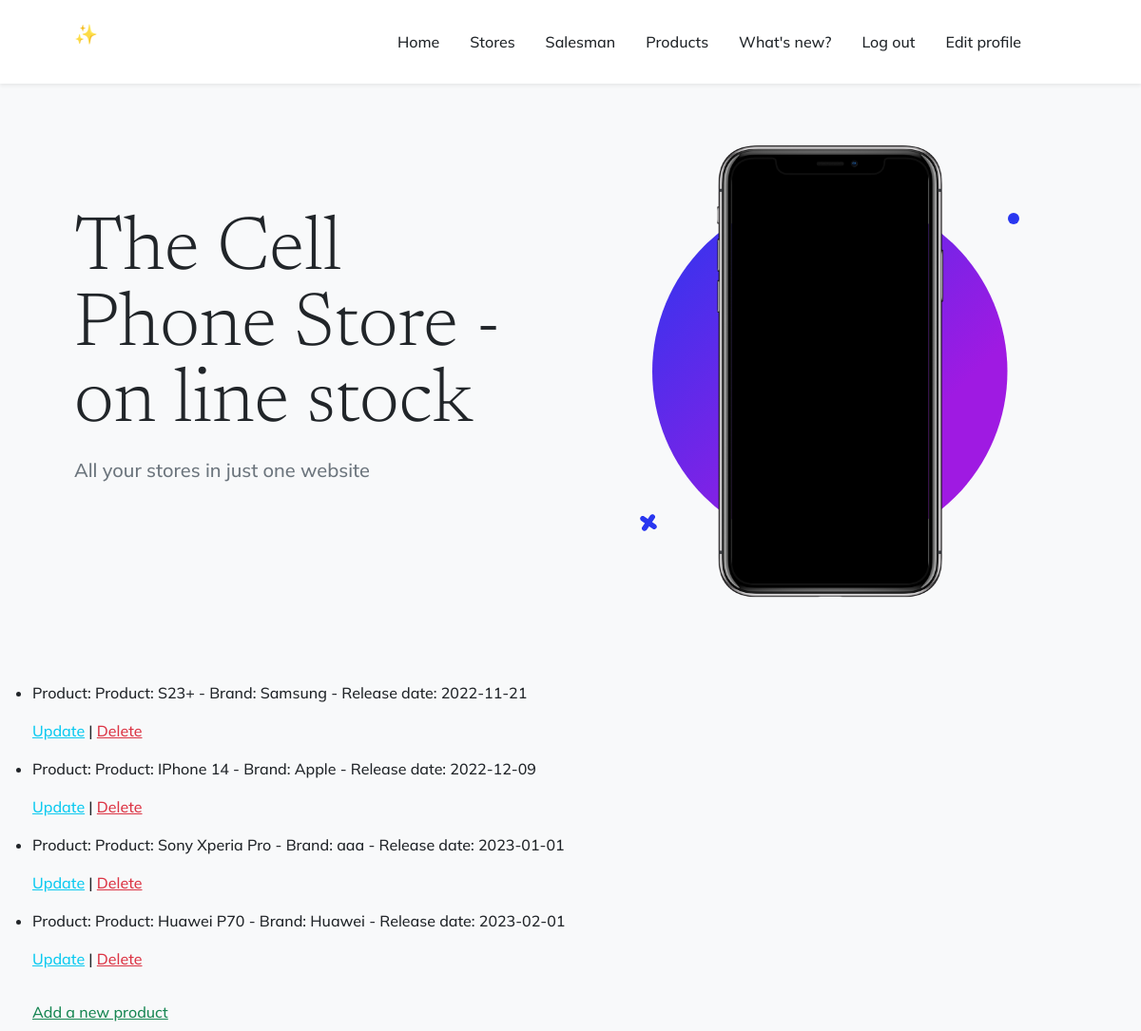
Screenshot of /App/nuevos_productos (signed in) with the database file from the repository.
### App/models.py (models this page shows)
class Nuevos_Productos(models.Model):
    product= models.CharField(max_length=30)
    brand= models.CharField(max_length=30)
    release_date= models.DateField()
    class Meta:
        verbose_name_plural = "Nuevos Productos"
    def __str__(self):
        return f"Product: {self.product} - Brand: {self.brand} - Release date: {self.release_date}"

### App/views.py (the view)
# urls.py: path('nuevos_productos', views.nuevos_productos, name='Nuevos_Productos'),
@login_required
def nuevos_productos(request):
      nuevos_productos = Nuevos_Productos.objects.all
      return render(request, "App/nuevos_productos.html", {"nuevos_productos":nuevos_productos})

### App/templates/App/nuevos_productos.html (shortened to what this page needs)
{% extends "App/index.html" %}
{% load static %}
{% block contenido_que_cambia %}
<section class="bg-light py-2">
    <div class="container px-1">
        <div class="row gx-1 justify-content-center">
                    <ul>
                        {% for p in nuevos_productos %}
                            <li>
                                <p>Product: {{p}} </p>
                                <p>
                                    <a href="{% url 'Nuevos_Productos_Editar' p.product %}" class="link-info">Update</a> |
                                    <a href="{% url 'Nuevos_Productos_Eliminar' p.product %}" class="link-danger">Delete</a>
                                </p>
                            </li>
                        {% endfor %}
                    </ul>
                    <a href="{% url 'Nuevos_Productos_Formulario'  %}" class="link-success">Add a new product</a>
                </div>
            </div>
</section>
{% endblock %}

### rows the page displays
Nuevos_Productos: product+brand+release_date "Product: S23+ - Brand: Samsung - Release date: 2022-11-21"
Nuevos_Productos: product+brand+release_date "Product: IPhone 14 - Brand: Apple - Release date: 2022-12-09"
Nuevos_Productos: product+brand+release_date "Product: Sony Xperia Pro - Brand: aaa - Release date: 2023-01-01"
Nuevos_Productos: product+brand+release_date "Product: Huawei P70 - Brand: Huawei - Release date: 2023-02-01"
